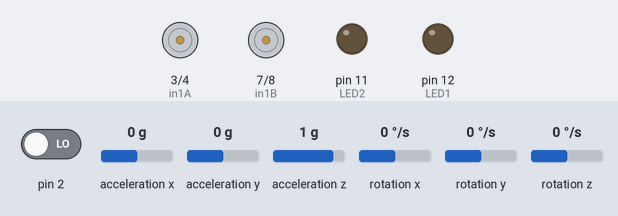
This program was run on a simulated Arduino Nano, built with avr-gcc and run on an emulated ATmega328P. Parts: motor-driver pin pairs drawn as motors (green arrow = first pin HIGH = forward, orange = second pin HIGH = backward, longer = more drive, scaled by the enable pin), output pins drawn as LEDs (lit = HIGH). Inputs (shaded band) come from the test bench; at power-on: pin 2 LOW, acceleration x 0 g, acceleration y 0 g, acceleration z 1 g, rotation x 0 °/s, rotation y 0 °/s, rotation z 0 °/s. The sensor or clock chip raises its interrupt line as the real part does.

Above: at 0.1 s.
At 0.6 s:
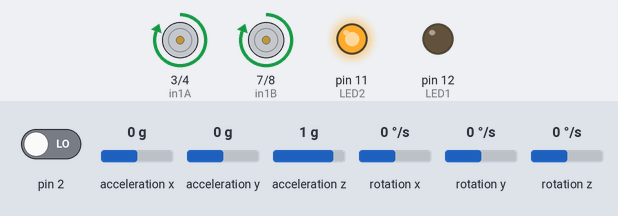
Timing chart, 0 to 2.1 s (numbered marks = the images above):
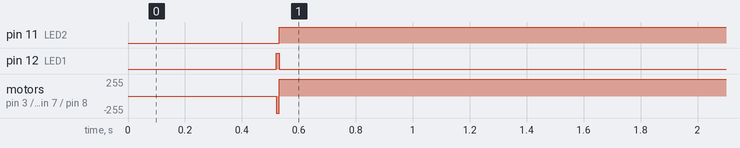

The program:

main.cpp
```cpp
#include <Arduino.h>
#include <PID_v1.h>
#include <I2Cdev.h>
#include <MPU6050_6Axis_MotionApps20.h>

int pwmA = 5;
int in1A = 3;
int in2A = 4;

int pwmB = 6;
int in1B = 7;
int in2B = 8;

int LED2 = 11;
int LED1 = 12;

int n1 = 0;
int n2 = 0;

MPU6050 mpu;

// MPU control/status vars
bool dmpReady = false;  // set true if DMP init was successful
uint8_t mpuIntStatus;   // holds actual interrupt status byte from MPU
uint8_t devStatus;      // return status after each device operation (0 = success, !0 = error)
uint16_t packetSize;    // expected DMP packet size (default is 42 bytes)
uint16_t fifoCount;     // count of all bytes currently in FIFO
uint8_t fifoBuffer[64]; // FIFO storage buffer

// orientation/motion vars
Quaternion q;           // [w, x, y, z]         quaternion container
VectorFloat gravity;    // [x, y, z]            gravity vector
float ypr[3];           // [yaw, pitch, roll]   yaw/pitch/roll container and gravity vector

/*********Tune these 4 values for your BOT*********/

double setpoint = 180; //set the value when the bot is perpendicular to ground using serial monitor.

//#############################################
//Change those Values according to your Design
//#############################################
double Kp = 15;  // Set this first
double Ki = 200; // Finally set this
double Kd = 0.6; // Set this second
//#############################################

double input, output;
PID pid(&input, &output, &setpoint, Kp, Ki, Kd, DIRECT);

volatile bool mpuInterrupt = false;     // indicates whether MPU interrupt pin has gone high

void dmpDataReady()
{
    mpuInterrupt = true;
}


void Forward() //Code to rotate the wheel forward
{
    digitalWrite(LED1,0);
    digitalWrite(LED2,1);

    digitalWrite(in1A, HIGH);
    digitalWrite(in2A, LOW);

    digitalWrite(in1B, HIGH);
    digitalWrite(in2B, LOW);

    analogWrite(pwmA, output);
    analogWrite(pwmB, output);

    Serial.print("F"); //Debugging information
}

void Reverse() //Code to rotate the wheel Backward
{
    digitalWrite(LED1,1);
    digitalWrite(LED2,0);

    digitalWrite(in1A, LOW);
    digitalWrite(in2A, HIGH);

    digitalWrite(in1B, LOW);
    digitalWrite(in2B, HIGH);

    analogWrite(pwmA, -1*output);
    analogWrite(pwmB, -1*output);

    Serial.print("R");
}

void Stop() //Code to stop both the wheels
{
    digitalWrite(LED1,0);
    digitalWrite(LED2,0);

    digitalWrite(in1A, LOW);
    digitalWrite(in2A, LOW);

    digitalWrite(in1B, LOW);
    digitalWrite(in2B, LOW);

    analogWrite(pwmA, 0);
    analogWrite(pwmB, 0);

    Serial.print("S");
}

void setup(){

  pinMode(pwmA, OUTPUT);
  pinMode(pwmB, OUTPUT);
  pinMode(in1A, OUTPUT);
  pinMode(in2A, OUTPUT);
  pinMode(in1B, OUTPUT);
  pinMode(in2B, OUTPUT);

  pinMode(LED1,OUTPUT);
  pinMode(LED2,OUTPUT);


  //Serial.begin(9600);

  // initialize device
    Serial.println(F("Initializing I2C devices..."));
    mpu.initialize();

     // verify connection
    Serial.println(F("Testing device connections..."));
    Serial.println(mpu.testConnection() ? F("MPU6050 connection successful") : F("MPU6050 connection failed"));

    // load and configure the DMP
    devStatus = mpu.dmpInitialize();


    // supply your own gyro offsets here, scaled for min sensitivity
    mpu.setXGyroOffset(220);
    mpu.setYGyroOffset(76);
    mpu.setZGyroOffset(-85);
    mpu.setZAccelOffset(1688);

      // make sure it worked (returns 0 if so)
    if (devStatus == 0)
    {
        // turn on the DMP, now that it's ready
        Serial.println(F("Enabling DMP..."));
        mpu.setDMPEnabled(true);

        // enable Arduino interrupt detection
        Serial.println(F("Enabling interrupt detection (Arduino external interrupt 0)..."));
        attachInterrupt(0, dmpDataReady, RISING);
        mpuIntStatus = mpu.getIntStatus();

        // set our DMP Ready flag so the main loop() function knows it's okay to use it
        Serial.println(F("DMP ready! Waiting for first interrupt..."));
        dmpReady = true;

        // get expected DMP packet size for later comparison
        packetSize = mpu.dmpGetFIFOPacketSize();

        //setup PID
        pid.SetMode(AUTOMATIC);
        pid.SetSampleTime(10);
        pid.SetOutputLimits(-255, 255);
    }
    else
    {
        // ERROR!
        // 1 = initial memory load failed
        // 2 = DMP configuration updates failed
        // (if it's going to break, usually the code will be 1)
        Serial.print(F("DMP Initialization failed (code "));
        Serial.print(devStatus);
        Serial.println(F(")"));
    }

}

void loop() {

  /*
  motorSpeed1 = map(analogRead(ASDASD), 0, 1023, 0, 255);
  motorSpeed2 = map(analogRead(50ASDASD0), 0, 1023, 0, 255);
    */

// if programming failed, don't try to do anything
    if (!dmpReady) return;

    // wait for MPU interrupt or extra packet(s) available
    while (!mpuInterrupt && fifoCount < packetSize)
    {
        //no mpu data - performing PID calculations and output to motors
        pid.Compute();

        //Print the value of Input and Output on serial monitor to check how it is working.
        Serial.print(input); Serial.print(" =>"); Serial.println(output);

        if (input>150 && input<200){//If the Bot is falling

        if (output>0) //Falling towards front
        Forward(); //Rotate the wheels forward
        else if (output<0) //Falling towards back
        Reverse(); //Rotate the wheels backward
        }
        else //If Bot not falling
        Stop(); //Hold the wheels still

    }

    // reset interrupt flag and get INT_STATUS byte
    mpuInterrupt = false;
    mpuIntStatus = mpu.getIntStatus();

    // get current FIFO count
    fifoCount = mpu.getFIFOCount();

    // check for overflow (this should never happen unless our code is too inefficient)
    if ((mpuIntStatus & 0x10) || fifoCount == 1024)
    {
        // reset so we can continue cleanly
        mpu.resetFIFO();
        Serial.println(F("FIFO overflow!"));

    // otherwise, check for DMP data ready interrupt (this should happen frequently)
    }
    else if (mpuIntStatus & 0x02)
    {
        // wait for correct available data length, should be a VERY short wait
        while (fifoCount < packetSize) fifoCount = mpu.getFIFOCount();

        // read a packet from FIFO
        mpu.getFIFOBytes(fifoBuffer, packetSize);

        // track FIFO count here in case there is > 1 packet available
        // (this lets us immediately read more without waiting for an interrupt)
        fifoCount -= packetSize;

        mpu.dmpGetQuaternion(&q, fifoBuffer); //get value for q
        mpu.dmpGetGravity(&gravity, &q); //get value for gravity
        mpu.dmpGetYawPitchRoll(ypr, &q, &gravity); //get value for ypr

        input = ypr[1] * 180/M_PI + 180;

   }

}
```

Measured:
- by itself, pin 11 (LED2): LOW → HIGH at 0.53 s
- by itself, pin 12 (LED1): LOW → HIGH at 0.52 s, → LOW 0.01 s later
- by itself, motor on pin 3 (in1A) / pin 4 (in2A), motor on pin 7 (in1B) / pin 8 (in2B): stopped → forward 255/255 at 0.52 s
